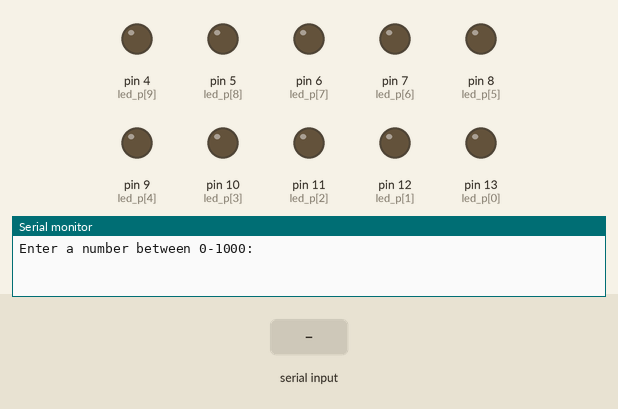
Simulated run of this sketch. Board: Arduino Uno, built with avr-gcc and run on an emulated ATmega328P. Parts: output pins drawn as LEDs (lit = HIGH), the last lines printed to the serial monitor. Inputs (shaded band) come from the test bench.

Above: at 1.2 s.
1.3 s: "90,45\n" received over Serial
At 2.1 s:
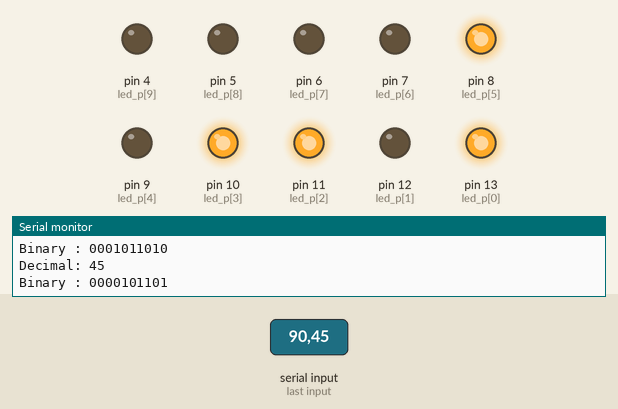
3.8 s: "30,150\n" received over Serial
At 4.6 s:
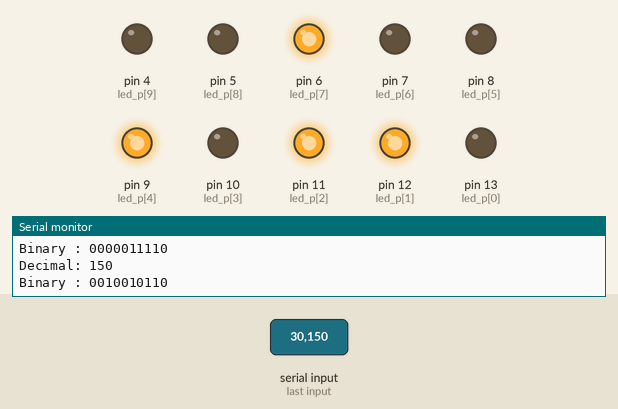
6.3 s: "5\n" received over Serial
At 7.1 s:
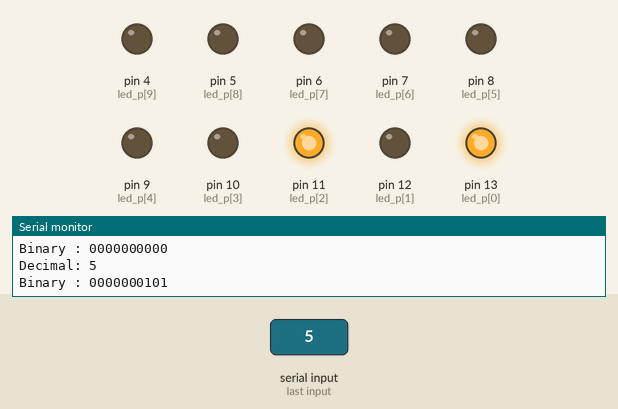
8.8 s: "200\n" received over Serial
At 9.5 s:
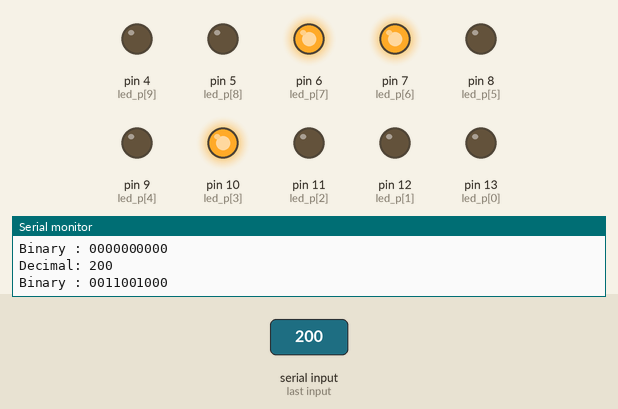
Timing chart, 0 to 11.8 s (numbered marks = the images above; inputs shaded):
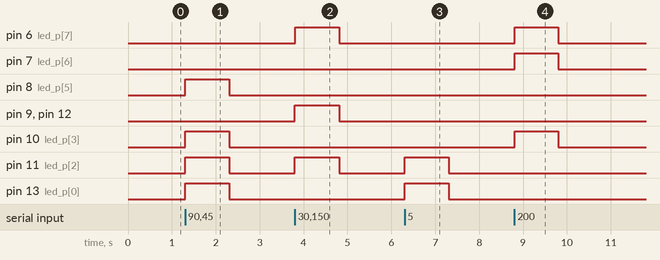

Measured:
- after the input at 1.3 s, pin 8 (led_p[5]), pin 10 (led_p[3]), pin 11 (led_p[2]), pin 13 (led_p[0]): LOW → HIGH at once, → LOW 1.0 s later
- after the input at 3.8 s, pin 6 (led_p[7]), pin 9 (led_p[4]), pin 11 (led_p[2]), pin 12 (led_p[1]): LOW → HIGH at once, → LOW 1.0 s later
- after the input at 6.3 s, pin 11 (led_p[2]), pin 13 (led_p[0]): LOW → HIGH at once, → LOW 1.0 s later
- after the input at 8.8 s, pin 6 (led_p[7]), pin 7 (led_p[6]), pin 10 (led_p[3]): LOW → HIGH at once, → LOW 1.0 s later

The sketch:

Microcontroller.ino
```cpp
const int led_n = 10;
const int led_p[led_n] = {13,12,11,10,9,8,7,6,5,4};

void setup()
{
  for (int i = 0; i < led_n; i++) {
    pinMode(led_p[i], OUTPUT);
    digitalWrite(led_p[i], LOW);
  }
  Serial.begin(9600);
  Serial.println("Enter a number between 0-1000:");
}

void dtb(int x)
{
  for (int i = 0; i < led_n; i++) {
    int bitVal = (x >> i) & 1;
    digitalWrite(led_p[i], bitVal);
  }
}

void loop()
{
  if (Serial.available() > 0) {
    int num = Serial.parseInt();
    if (num >= 0 && num <= 1000) {
      Serial.print("Decimal: ");
      Serial.println(num);
      Serial.print("Binary : ");
      for (int i = led_n - 1; i >= 0; i--) {
        Serial.print((num >> i) & 1);
      }
      Serial.println();
      dtb(num);
    } else {
      Serial.println("number out of range, enter 0-1000");
    }
  }
}
```
